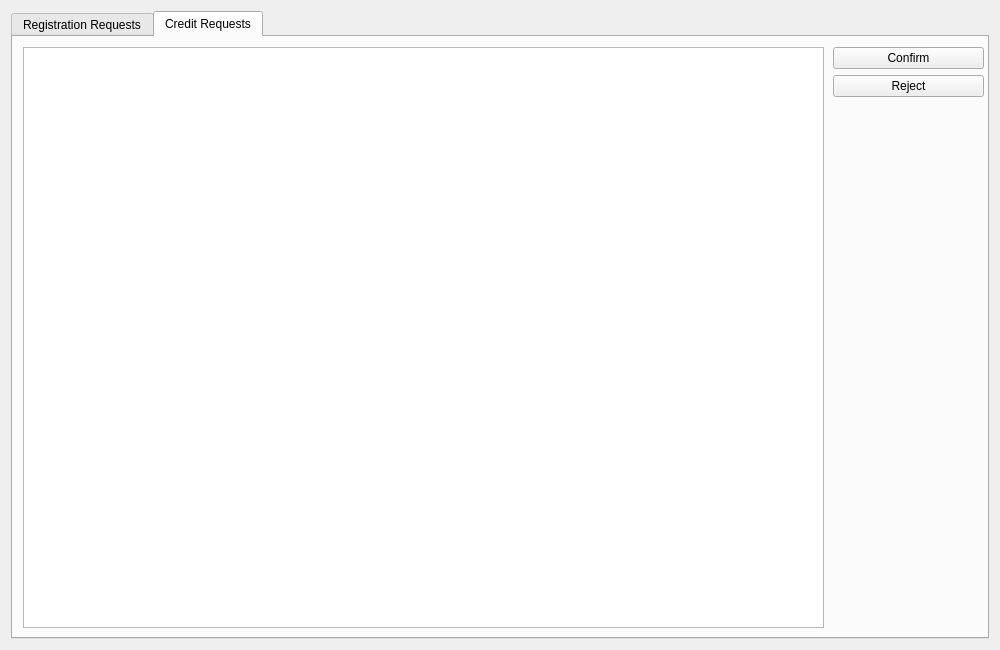
<?xml version="1.0" encoding="UTF-8"?>
<ui version="4.0">
 <class>ManagerWindow</class>
 <widget class="QDialog" name="ManagerWindow">
  <property name="geometry">
   <rect>
    <x>0</x>
    <y>0</y>
    <width>1000</width>
    <height>650</height>
   </rect>
  </property>
  <property name="windowTitle">
   <string>Dialog</string>
  </property>
  <layout class="QGridLayout" name="gridLayout">
   <item row="0" column="0">
    <widget class="QTabWidget" name="tabWidget">
     <property name="currentIndex">
      <number>1</number>
     </property>
     <widget class="QWidget" name="regist">
      <attribute name="title">
       <string>Registration Requests</string>
      </attribute>
      <widget class="QTableView" name="registTable">
       <property name="geometry">
        <rect>
         <x>10</x>
         <y>10</y>
         <width>801</width>
         <height>581</height>
        </rect>
       </property>
      </widget>
      <widget class="QWidget" name="layoutWidget">
       <property name="geometry">
        <rect>
         <x>820</x>
         <y>10</y>
         <width>151</width>
         <height>581</height>
        </rect>
       </property>
       <layout class="QVBoxLayout" name="verticalLayout">
        <item>
         <widget class="QPushButton" name="regConfirmButton">
          <property name="text">
           <string>Сonfirm</string>
          </property>
         </widget>
        </item>
        <item>
         <widget class="QPushButton" name="regRejectButton">
          <property name="text">
           <string>Reject</string>
          </property>
         </widget>
        </item>
        <item>
         <spacer name="verticalSpacer">
          <property name="orientation">
           <enum>Qt::Vertical</enum>
          </property>
          <property name="sizeHint" stdset="0">
           <size>
            <width>20</width>
            <height>40</height>
           </size>
          </property>
         </spacer>
        </item>
       </layout>
      </widget>
     </widget>
     <widget class="QWidget" name="credits">
      <attribute name="title">
       <string>Credit Requests</string>
      </attribute>
      <widget class="QTableView" name="creditsTable">
       <property name="geometry">
        <rect>
         <x>10</x>
         <y>10</y>
         <width>801</width>
         <height>581</height>
        </rect>
       </property>
      </widget>
      <widget class="QWidget" name="layoutWidget">
       <property name="geometry">
        <rect>
         <x>820</x>
         <y>10</y>
         <width>151</width>
         <height>581</height>
        </rect>
       </property>
       <layout class="QVBoxLayout" name="verticalLayout_2">
        <item>
         <widget class="QPushButton" name="creditConfirmButton">
          <property name="text">
           <string>Сonfirm</string>
          </property>
         </widget>
        </item>
        <item>
         <widget class="QPushButton" name="creditRefectButton">
          <property name="text">
           <string>Reject</string>
          </property>
         </widget>
        </item>
        <item>
         <spacer name="verticalSpacer_2">
          <property name="orientation">
           <enum>Qt::Vertical</enum>
          </property>
          <property name="sizeHint" stdset="0">
           <size>
            <width>20</width>
            <height>40</height>
           </size>
          </property>
         </spacer>
        </item>
       </layout>
      </widget>
     </widget>
    </widget>
   </item>
  </layout>
 </widget>
 <resources/>
 <connections/>
</ui>
